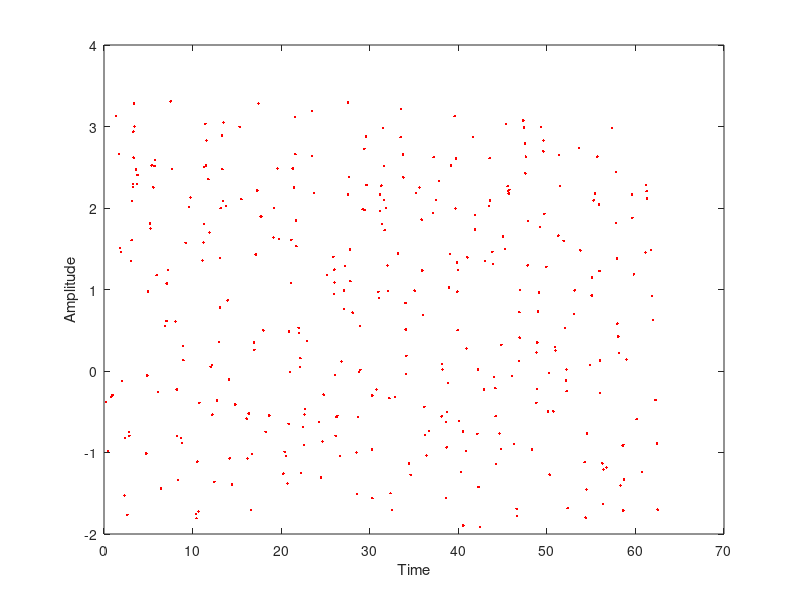

MATLAB code for this plot: (Note: this script raises an error after producing the figure.)
%% ======================================================
% Test Data
A = 2;
p = 2.;
phi = 0.5*pi;
nin = 2000;
fract_points = 0.2;

rSelect = unique((randi(nin,round(nin*fract_points), 1)));

x = linspace(0.01,20*pi,nin);
x = x(rSelect);

y = A*cos(2*pi*x/p + phi);
y = y + rand(1, length(y))*std(y);

figure()
plot(x,y, '.r')
xlabel('Time')
ylabel('Amplitude')

timeSeries = [x;y]';

%% ======================================================
% Min period 0.1, max is about a quarter of the max time 
periods = 0.1:0.01:max(x)/2;
optionsCE = struct('periods', periods, 'numXBins', 10, 'numYBins', 5);

% from Graham et al. x bins ~ 10 is best?
[periodogram, periodEst, phasedData, normAmp] = ...
    findPeriodWithCE(x,y, optionsCE);

%% ======================================================
figure()
plot(periods, periodogram, '.r')
xlabel('Period')
ylabel('Conditional Entropy')

%% ======================================================
figure()
plot(phasedData, normAmp, '.r')
xlabel('Phase')
ylabel('Normalized Amplitude')